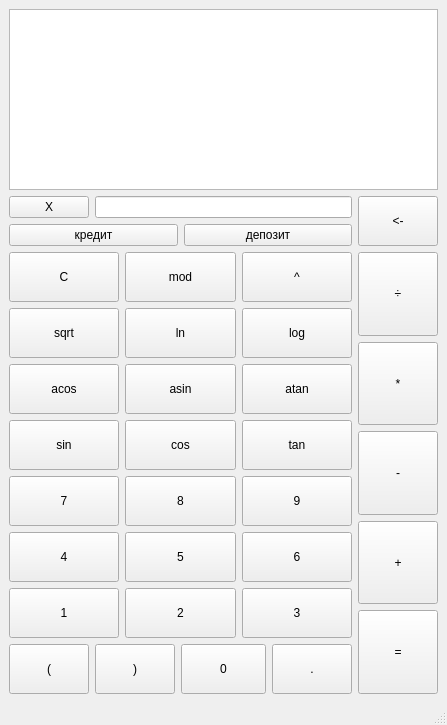
<?xml version="1.0" encoding="UTF-8"?>
<ui version="4.0">
 <class>MainWindow</class>
 <widget class="QMainWindow" name="MainWindow">
  <property name="geometry">
   <rect>
    <x>0</x>
    <y>0</y>
    <width>447</width>
    <height>725</height>
   </rect>
  </property>
  <property name="windowTitle">
   <string>MainWindow</string>
  </property>
  <widget class="QWidget" name="main">
   <layout class="QGridLayout" name="gridLayout">
    <item row="1" column="1">
     <layout class="QGridLayout" name="gridLayout_3">
      <item row="0" column="0">
       <layout class="QVBoxLayout" name="all_numbers">
        <item>
         <layout class="QVBoxLayout" name="numbers">
          <item>
           <layout class="QHBoxLayout" name="horizontalLayout_10">
            <item>
             <widget class="QPushButton" name="pushButton_2">
              <property name="text">
               <string>X</string>
              </property>
             </widget>
            </item>
            <item>
             <widget class="QLineEdit" name="x_value"/>
            </item>
           </layout>
          </item>
          <item>
           <layout class="QHBoxLayout" name="horizontalLayout">
            <item>
             <widget class="QPushButton" name="credit_button">
              <property name="text">
               <string>кредит</string>
              </property>
             </widget>
            </item>
            <item>
             <widget class="QPushButton" name="depos_button">
              <property name="text">
               <string>депозит</string>
              </property>
             </widget>
            </item>
           </layout>
          </item>
          <item>
           <layout class="QHBoxLayout" name="horizontalLayout_9">
            <item>
             <widget class="QPushButton" name="clear_button">
              <property name="minimumSize">
               <size>
                <width>70</width>
                <height>50</height>
               </size>
              </property>
              <property name="text">
               <string>C</string>
              </property>
             </widget>
            </item>
            <item>
             <widget class="QPushButton" name="mod_button">
              <property name="minimumSize">
               <size>
                <width>70</width>
                <height>50</height>
               </size>
              </property>
              <property name="text">
               <string>mod</string>
              </property>
             </widget>
            </item>
            <item>
             <widget class="QPushButton" name="pow_button">
              <property name="minimumSize">
               <size>
                <width>70</width>
                <height>50</height>
               </size>
              </property>
              <property name="text">
               <string>^</string>
              </property>
             </widget>
            </item>
           </layout>
          </item>
          <item>
           <layout class="QHBoxLayout" name="horizontalLayout_8">
            <item>
             <widget class="QPushButton" name="sqrt_button">
              <property name="minimumSize">
               <size>
                <width>70</width>
                <height>50</height>
               </size>
              </property>
              <property name="text">
               <string>sqrt</string>
              </property>
             </widget>
            </item>
            <item>
             <widget class="QPushButton" name="ln_button">
              <property name="minimumSize">
               <size>
                <width>70</width>
                <height>50</height>
               </size>
              </property>
              <property name="text">
               <string>ln</string>
              </property>
             </widget>
            </item>
            <item>
             <widget class="QPushButton" name="log_button">
              <property name="minimumSize">
               <size>
                <width>70</width>
                <height>50</height>
               </size>
              </property>
              <property name="text">
               <string>log</string>
              </property>
             </widget>
            </item>
           </layout>
          </item>
          <item>
           <layout class="QHBoxLayout" name="horizontalLayout_7">
            <item>
             <widget class="QPushButton" name="acos_button">
              <property name="minimumSize">
               <size>
                <width>70</width>
                <height>50</height>
               </size>
              </property>
              <property name="text">
               <string>acos</string>
              </property>
             </widget>
            </item>
            <item>
             <widget class="QPushButton" name="asin_button">
              <property name="minimumSize">
               <size>
                <width>70</width>
                <height>50</height>
               </size>
              </property>
              <property name="text">
               <string>asin</string>
              </property>
             </widget>
            </item>
            <item>
             <widget class="QPushButton" name="atan_button">
              <property name="minimumSize">
               <size>
                <width>70</width>
                <height>50</height>
               </size>
              </property>
              <property name="text">
               <string>atan</string>
              </property>
             </widget>
            </item>
           </layout>
          </item>
          <item>
           <layout class="QHBoxLayout" name="numbers_3">
            <item>
             <layout class="QHBoxLayout" name="horizontalLayout_6">
              <item>
               <widget class="QPushButton" name="sin_button">
                <property name="minimumSize">
                 <size>
                  <width>70</width>
                  <height>50</height>
                 </size>
                </property>
                <property name="text">
                 <string>sin</string>
                </property>
               </widget>
              </item>
              <item>
               <widget class="QPushButton" name="cos_button">
                <property name="minimumSize">
                 <size>
                  <width>70</width>
                  <height>50</height>
                 </size>
                </property>
                <property name="text">
                 <string>cos</string>
                </property>
               </widget>
              </item>
              <item>
               <widget class="QPushButton" name="tan_button">
                <property name="minimumSize">
                 <size>
                  <width>70</width>
                  <height>50</height>
                 </size>
                </property>
                <property name="text">
                 <string>tan</string>
                </property>
               </widget>
              </item>
             </layout>
            </item>
           </layout>
          </item>
          <item>
           <layout class="QHBoxLayout" name="numbers_row2">
            <item>
             <widget class="QPushButton" name="seven_button">
              <property name="minimumSize">
               <size>
                <width>70</width>
                <height>50</height>
               </size>
              </property>
              <property name="text">
               <string>7</string>
              </property>
             </widget>
            </item>
            <item>
             <widget class="QPushButton" name="eigth_button">
              <property name="minimumSize">
               <size>
                <width>70</width>
                <height>50</height>
               </size>
              </property>
              <property name="text">
               <string>8</string>
              </property>
             </widget>
            </item>
            <item>
             <widget class="QPushButton" name="nine_button">
              <property name="minimumSize">
               <size>
                <width>70</width>
                <height>50</height>
               </size>
              </property>
              <property name="text">
               <string>9</string>
              </property>
             </widget>
            </item>
           </layout>
          </item>
          <item>
           <layout class="QHBoxLayout" name="number_row3">
            <item>
             <widget class="QPushButton" name="four_button">
              <property name="minimumSize">
               <size>
                <width>70</width>
                <height>50</height>
               </size>
              </property>
              <property name="text">
               <string>4</string>
              </property>
             </widget>
            </item>
            <item>
             <widget class="QPushButton" name="five_button">
              <property name="minimumSize">
               <size>
                <width>70</width>
                <height>50</height>
               </size>
              </property>
              <property name="text">
               <string>5</string>
              </property>
             </widget>
            </item>
            <item>
             <widget class="QPushButton" name="six_button">
              <property name="minimumSize">
               <size>
                <width>70</width>
                <height>50</height>
               </size>
              </property>
              <property name="text">
               <string>6</string>
              </property>
             </widget>
            </item>
           </layout>
          </item>
          <item>
           <layout class="QHBoxLayout" name="numers_row">
            <item>
             <widget class="QPushButton" name="one_button">
              <property name="minimumSize">
               <size>
                <width>70</width>
                <height>50</height>
               </size>
              </property>
              <property name="text">
               <string>1</string>
              </property>
             </widget>
            </item>
            <item>
             <widget class="QPushButton" name="two_button">
              <property name="minimumSize">
               <size>
                <width>70</width>
                <height>50</height>
               </size>
              </property>
              <property name="text">
               <string>2</string>
              </property>
             </widget>
            </item>
            <item>
             <widget class="QPushButton" name="three_button">
              <property name="minimumSize">
               <size>
                <width>70</width>
                <height>50</height>
               </size>
              </property>
              <property name="text">
               <string>3</string>
              </property>
             </widget>
            </item>
           </layout>
          </item>
          <item>
           <layout class="QHBoxLayout" name="horizontalLayout_5">
            <item>
             <widget class="QPushButton" name="open_bracket_button">
              <property name="sizePolicy">
               <sizepolicy hsizetype="Maximum" vsizetype="Fixed">
                <horstretch>0</horstretch>
                <verstretch>0</verstretch>
               </sizepolicy>
              </property>
              <property name="minimumSize">
               <size>
                <width>70</width>
                <height>50</height>
               </size>
              </property>
              <property name="text">
               <string>(</string>
              </property>
             </widget>
            </item>
            <item>
             <widget class="QPushButton" name="close_bracket_button">
              <property name="sizePolicy">
               <sizepolicy hsizetype="Maximum" vsizetype="Fixed">
                <horstretch>0</horstretch>
                <verstretch>0</verstretch>
               </sizepolicy>
              </property>
              <property name="minimumSize">
               <size>
                <width>70</width>
                <height>50</height>
               </size>
              </property>
              <property name="text">
               <string>)</string>
              </property>
             </widget>
            </item>
            <item>
             <widget class="QPushButton" name="null_button">
              <property name="minimumSize">
               <size>
                <width>70</width>
                <height>50</height>
               </size>
              </property>
              <property name="text">
               <string>0</string>
              </property>
             </widget>
            </item>
            <item>
             <widget class="QPushButton" name="point_button">
              <property name="sizePolicy">
               <sizepolicy hsizetype="Maximum" vsizetype="Fixed">
                <horstretch>0</horstretch>
                <verstretch>0</verstretch>
               </sizepolicy>
              </property>
              <property name="minimumSize">
               <size>
                <width>70</width>
                <height>50</height>
               </size>
              </property>
              <property name="text">
               <string>.</string>
              </property>
             </widget>
            </item>
           </layout>
          </item>
         </layout>
        </item>
       </layout>
      </item>
      <item row="0" column="1">
       <layout class="QVBoxLayout" name="signs_layout">
        <item>
         <widget class="QPushButton" name="backspace_button">
          <property name="sizePolicy">
           <sizepolicy hsizetype="Maximum" vsizetype="Fixed">
            <horstretch>0</horstretch>
            <verstretch>0</verstretch>
           </sizepolicy>
          </property>
          <property name="minimumSize">
           <size>
            <width>50</width>
            <height>50</height>
           </size>
          </property>
          <property name="baseSize">
           <size>
            <width>50</width>
            <height>10</height>
           </size>
          </property>
          <property name="text">
           <string>&lt;-</string>
          </property>
         </widget>
        </item>
        <item>
         <widget class="QPushButton" name="div_button">
          <property name="sizePolicy">
           <sizepolicy hsizetype="Maximum" vsizetype="Preferred">
            <horstretch>0</horstretch>
            <verstretch>0</verstretch>
           </sizepolicy>
          </property>
          <property name="minimumSize">
           <size>
            <width>50</width>
            <height>50</height>
           </size>
          </property>
          <property name="baseSize">
           <size>
            <width>50</width>
            <height>10</height>
           </size>
          </property>
          <property name="text">
           <string>÷</string>
          </property>
         </widget>
        </item>
        <item>
         <widget class="QPushButton" name="mult_button">
          <property name="sizePolicy">
           <sizepolicy hsizetype="Maximum" vsizetype="Preferred">
            <horstretch>0</horstretch>
            <verstretch>0</verstretch>
           </sizepolicy>
          </property>
          <property name="minimumSize">
           <size>
            <width>50</width>
            <height>50</height>
           </size>
          </property>
          <property name="baseSize">
           <size>
            <width>50</width>
            <height>10</height>
           </size>
          </property>
          <property name="text">
           <string>*</string>
          </property>
         </widget>
        </item>
        <item>
         <widget class="QPushButton" name="minus_button">
          <property name="sizePolicy">
           <sizepolicy hsizetype="Maximum" vsizetype="Preferred">
            <horstretch>0</horstretch>
            <verstretch>0</verstretch>
           </sizepolicy>
          </property>
          <property name="minimumSize">
           <size>
            <width>50</width>
            <height>50</height>
           </size>
          </property>
          <property name="baseSize">
           <size>
            <width>50</width>
            <height>10</height>
           </size>
          </property>
          <property name="text">
           <string>-</string>
          </property>
         </widget>
        </item>
        <item>
         <widget class="QPushButton" name="plus_button">
          <property name="sizePolicy">
           <sizepolicy hsizetype="Maximum" vsizetype="Preferred">
            <horstretch>0</horstretch>
            <verstretch>0</verstretch>
           </sizepolicy>
          </property>
          <property name="minimumSize">
           <size>
            <width>50</width>
            <height>50</height>
           </size>
          </property>
          <property name="baseSize">
           <size>
            <width>50</width>
            <height>10</height>
           </size>
          </property>
          <property name="text">
           <string>+</string>
          </property>
         </widget>
        </item>
        <item>
         <widget class="QPushButton" name="equally_button">
          <property name="sizePolicy">
           <sizepolicy hsizetype="Maximum" vsizetype="Preferred">
            <horstretch>0</horstretch>
            <verstretch>0</verstretch>
           </sizepolicy>
          </property>
          <property name="minimumSize">
           <size>
            <width>50</width>
            <height>50</height>
           </size>
          </property>
          <property name="baseSize">
           <size>
            <width>50</width>
            <height>10</height>
           </size>
          </property>
          <property name="text">
           <string>=</string>
          </property>
         </widget>
        </item>
       </layout>
      </item>
     </layout>
    </item>
    <item row="0" column="1">
     <widget class="QTextEdit" name="textEdit"/>
    </item>
   </layout>
  </widget>
  <widget class="QMenuBar" name="menubar">
   <property name="geometry">
    <rect>
     <x>0</x>
     <y>0</y>
     <width>447</width>
     <height>22</height>
    </rect>
   </property>
  </widget>
  <widget class="QStatusBar" name="statusbar"/>
 </widget>
 <resources/>
 <connections/>
</ui>
